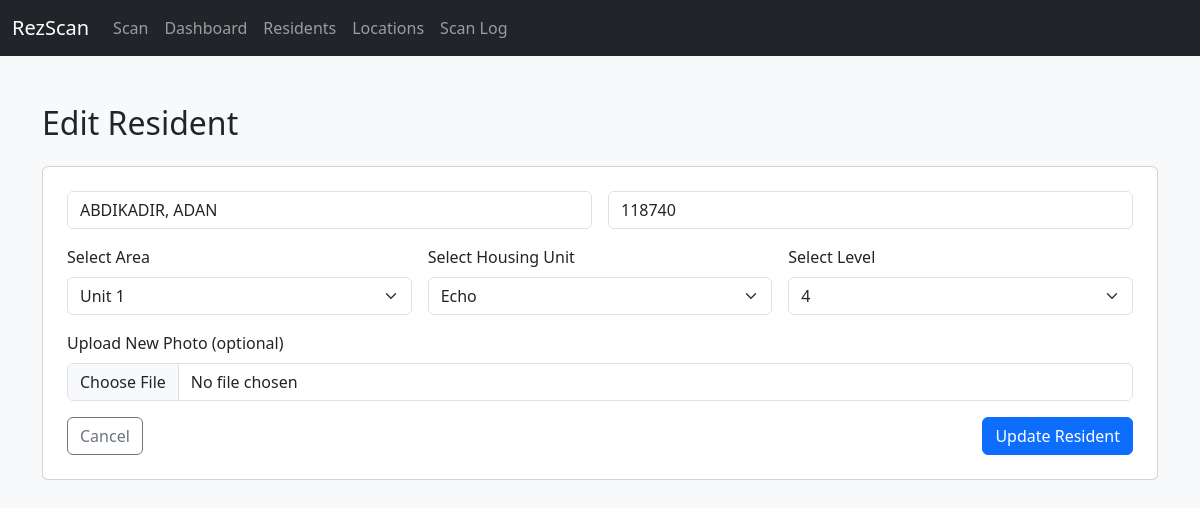
/admin/residents/edit/1, run on the app's committed database.
### tables this page shows
CREATE TABLE residents (
                id INTEGER PRIMARY KEY AUTOINCREMENT,
                name TEXT NOT NULL,
                mdoc TEXT UNIQUE NOT NULL,
                unit TEXT,
                housing_unit TEXT,
                level TEXT,
                photo TEXT
            );

### RezScan Flask App.py (the view, shortened to what this page needs)
@app.route('/admin/residents/edit/<int:mdoc>', methods=['GET', 'POST'])
def edit_resident(mdoc):
    unit_options = ["Unit 1", "Unit 2", "Unit 3", "MPU", "SMWRC"]
    housing_options = [
        "Delta", "Echo", "Foxtrot", "Dorm 5", "Dorm 6",
        "Women's Center", "A Pod", "B North", "B South",
        "B Ad North", "B Ad South", "C North", "C South", "C Center", "SMWRC"
    ]
    level_options = ["1", "2", "3", "4"]
    with sqlite3.connect(DB_PATH) as conn:
        c = conn.cursor()
        c.execute("SELECT id, name, mdoc, unit, housing_unit, level, photo FROM residents WHERE id = ?", (mdoc,))
        resident = c.fetchone()
        if not resident:
            flash("Resident not found.", "error")
            return redirect(url_for('manage_residents'))
    return render_template('edit_resident.html', resident=resident,
                           unit_options=unit_options, housing_options=housing_options, level_options=level_options)

### Templates/edit_resident.html (shortened to what this page needs)
{% extends 'layout.html' %}
{% block content %}
<h2 class="mb-4">Edit Resident</h2>
<form method="POST" enctype="multipart/form-data" class="card p-4">
    <div class="row g-3">
        <div class="col-md-6">
            <input type="text" name="name" class="form-control" placeholder="Resident Name" value="{{ resident[1] }}" required>
        </div>
        <div class="col-md-6">
            <input type="text" name="mdoc" class="form-control" placeholder="MDOC" value="{{ resident[2] }}" required>
        </div>
        <div class="col-md-4">
            <label class="form-label">Select Area</label>
            <select name="unit" class="form-select" required>
                {% for option in unit_options %}
                <option value="{{ option }}" {% if option == resident[3] %}selected{% endif %}>{{ option }}</option>
                {% endfor %}
            </select>
        </div>
        <div class="col-md-4">
            <label class="form-label">Select Housing Unit</label>
            <select name="housing_unit" class="form-select" required>
                {% for option in housing_options %}
                <option value="{{ option }}" {% if option == resident[4] %}selected{% endif %}>{{ option }}</option>
                {% endfor %}
            </select>
        </div>
        <div class="col-md-4">
            <label class="form-label">Select Level</label>
            <select name="level" class="form-select" required>
                {% for option in level_options %}
                <option value="{{ option }}" {% if option == resident[5] %}selected{% endif %}>{{ option }}</option>
                {% endfor %}
            </select>
        </div>
        <div class="col-md-12">
            <label for="photo" class="form-label">Upload New Photo (optional)</label>
            <input type="file" name="photo" class="form-control" onchange="previewPhoto(event)">
        </div>
        <div class="col-12 d-flex justify-content-between mt-3">
            <a href="{{ url_for('manage_residents') }}" class="btn btn-outline-secondary">Cancel</a>
            <button class="btn btn-primary" type="submit">Update Resident</button>
        </div>
    </div>
</form>
{% endblock %}

### data on the page
residents: name "ABDIKADIR, ADAN", mdoc "118740", unit "Unit 1", housing_unit "Echo", level "4"
